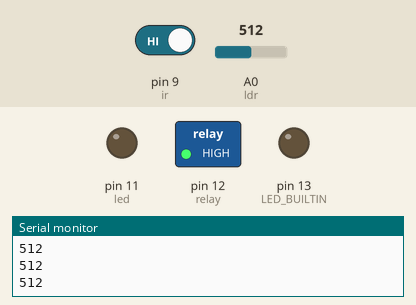
Simulated run of this sketch. Board: Arduino Uno, built with avr-gcc and run on an emulated ATmega328P. Parts: switched loads named in the sketch (green lamp = pin HIGH), output pins drawn as LEDs (lit = HIGH), the last lines printed to the serial monitor. Inputs (shaded band) come from the test bench; at power-on: A0 (ldr) = 512, pin 9 (ir) HIGH.

Above: at 1.2 s.
1.3 s: A0 (ldr) set to 78
2.8 s: A0 (ldr) set to 62
At 3.5 s:
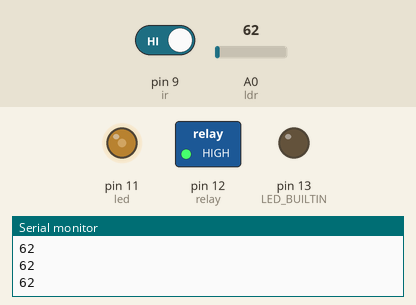
4.3 s: pin 9 (ir) driven LOW
At 4.6 s:
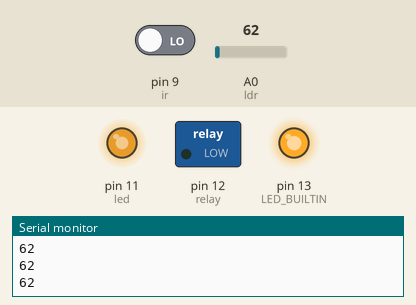
5.8 s: pin 9 (ir) driven HIGH
At 7.3 s:
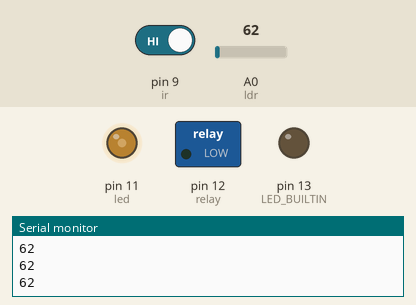
Timing chart, 0 to 8.8 s (numbered marks = the images above; inputs shaded):
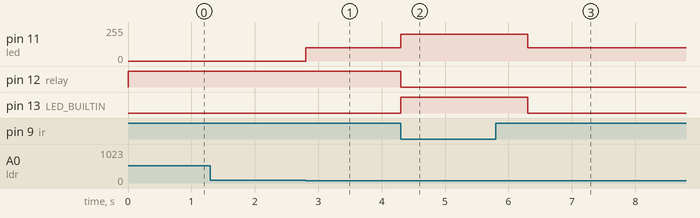

The sketch:

Smart_Street_Lighting_System_main.ino
```cpp
/*
############################################################################################################
© Harshil Malhotra

Project name:- Smart Street Light System
Author:- Harshil Malhotra
Last Updated:- 25-November-2023
Github Link:- https://github.com/Harshilmalhotra/Smart-Street-Lighting-System

Note:- Kindly go through the instructions in Github Repository

############################################################################################################
*/


const int ldr = A0;
int lsensor;
const int relay=12;
const int led=11;
int ir = 9;


void setup()
{
  Serial.begin(9600);
  //pinMode(ledpin, OUTPUT);
  pinMode(ldr,INPUT);
  pinMode(ir,INPUT);
  pinMode(LED_BUILTIN, OUTPUT);
  pinMode(relay, OUTPUT);
  pinMode(led, OUTPUT);
}

void loop()
{
  int lsensor = analogRead(ldr); // reads   analog data from light sensor
  int irsensor= digitalRead(ir); // Set the Arduino pin as Input

  Serial.print(lsensor);
  Serial.println();

  if(lsensor<70)   //Enter the approximate value when light turns on . You can get it from serial monitor of Calibration_LDR.ino code.
  {


    if (irsensor == 0) // Check if the pin high or not
  {
    // if the pin is high turn off the onboard Led
    digitalWrite(LED_BUILTIN, HIGH);
    analogWrite(led, 200);
    digitalWrite(relay, LOW);
    delay(2000);
  }
  else  {
    //else turn on the onboard LED
   digitalWrite(LED_BUILTIN, LOW);
   analogWrite(led,100);
  }


  }
  else
  {
    digitalWrite(LED_BUILTIN, LOW);
    digitalWrite(led, LOW);
    digitalWrite(relay, HIGH);
  }
  //delay(2000);
}
```

Measured:
- the behaviour switches between 70 and 69 on A0 (ldr) (found by bisection; images 0 and 1)
- after the input at 2.8 s, pin 11 (led): 0/255 → 100/255 at once
- after the input at 4.3 s, pin 11 (led): 100/255 → 200/255 at once; pin 12 (relay): HIGH → LOW at once; pin 13 (LED_BUILTIN): LOW → HIGH at once
- after the input at 5.8 s, pin 11 (led): 200/255 → 100/255 after 0.50 s; pin 13 (LED_BUILTIN): HIGH → LOW after 0.50 s
